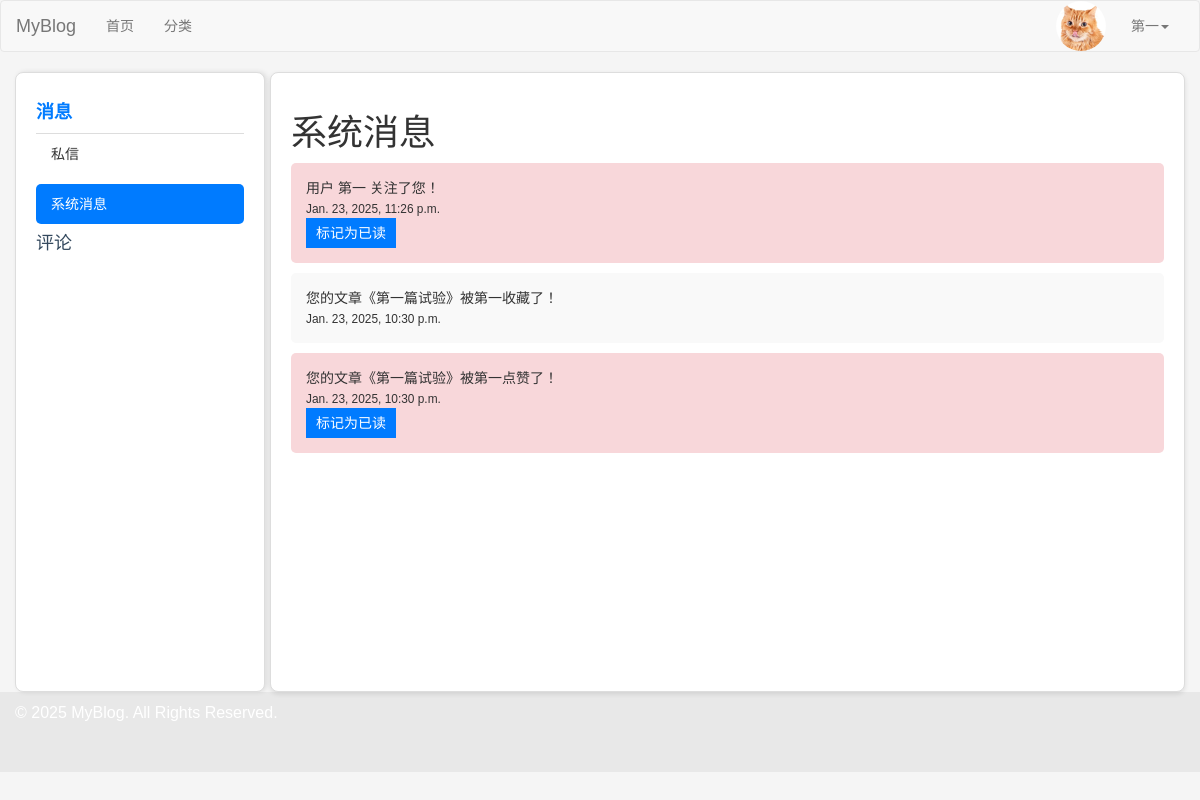
Screenshot of /users/system_messages/ (signed in) with the database file from the repository.
### users/models.py (models this page shows, shortened)
class UserProfile(models.Model):
    USER_GENDER_TYPE = (
        ('male','男'),
        ('female','女'),
    )
    owner = models.OneToOneField(User, on_delete=models.CASCADE, verbose_name='用户')
    nickname=models.CharField(verbose_name='昵称',max_length=23,blank=True,null=True)
    birthday=models.DateTimeField(verbose_name='生日',blank=True,null=True)
    gender=models.CharField(verbose_name='性别', choices=USER_GENDER_TYPE,max_length=6,default='male')
    image=models.ImageField(verbose_name='用户头像',upload_to=user_avatar_upload_to,default='image/default.jpg',max_length=255)
    desc=models.TextField(verbose_name='个人简介',max_length=200,blank=True,default='')
    signature=models.CharField(verbose_name='个性签名',max_length=50,blank=True,default='')

class SystemMessage(models.Model):
    content = models.TextField(verbose_name="消息内容")
    sent_at = models.DateTimeField(auto_now_add=True, verbose_name="发送时间")
    is_read = models.BooleanField(default=False, verbose_name="是否已读")
    recipient = models.ForeignKey(User, related_name='system_messages', on_delete=models.CASCADE,
                                  verbose_name="接收用户")
    class Meta:
        verbose_name = "系统消息"
        verbose_name_plural = "系统消息"
        ordering = ['-sent_at']  # 按发送时间倒序排列

### users/views/users.py (the view)
# urls.py: path('system_messages/', users.system_message_page, name='system_message'),
@login_required
def system_message_page(request):
    system_messages = SystemMessage.objects.filter(recipient=request.user).order_by('-sent_at')
    context = {
        'system_messages': system_messages,
        'active_menu': 'message',
        'active_link': 'system-message'
    }
    return render(request, 'users/system_message_page.html', context)

### users/templates/users/system_message_page.html (shortened to what this page needs)
{% extends 'layout/message.html' %}
{% block user_content %}
    <h1>系统消息</h1>
    <div class="system-message-list">
        {% for message in system_messages %}
            <div class="system-message-item{% if not message.is_read %} unread{% endif %}">
                <div class="message-content">
                    <p>{{ message.content }}</p>
                    <small>{{ message.sent_at }}</small>
                </div>
                {% if not message.is_read %}
                    <button onclick="mark_as_read({{ message.id }})">标记为已读</button>
                {% endif %}
            </div>
        {% endfor %}
    </div>
{% endblock %}

### blog/templates/layout/base.html (shortened to what this page needs)
{% load static %}
{% load category %}
<!DOCTYPE html>
<html lang="en">
<head>
    <link rel="stylesheet" href="{% static 'plugin/bootstrap/css/bootstrap.css' %}">
    <link rel="stylesheet" href="{% static 'plugin/font-awesome/css/font-awesome.min.css' %}">
    <link rel="stylesheet" href="{% static 'css/blog.css' %}">
    <link href="https://cdn.quilljs.com/1.3.6/quill.snow.css" rel="stylesheet">
    <link href="{% static 'plugin/bootstrap-datepicker-1.10.0/dist/css/bootstrap-datepicker.min.css' %}"
          rel="stylesheet">
    <link rel="stylesheet" href="{% static 'plugin/bootstrap-select-1.13.14/dist/css/bootstrap-select.min.css' %}">
    <link rel="stylesheet" href="{% static 'plugin/select2-develop/dist/css/select2.min.css' %}">
    {% block css %}
    {% endblock %}
</head>
<body>
<nav class="navbar navbar-default">
    <div class="container-fluid">
        <div class="navbar-header">
            <a class="navbar-brand" href="{% url 'blog:index' %}">MyBlog</a>
        </div>
        <div class="collapse navbar-collapse" id="bs-example-navbar-collapse-1">
            <ul class="nav navbar-nav">
                <li><a href="{% url 'blog:index' %}">首页<span class="sr-only">(current)</span></a></li>
                <li><a href="{% url 'blog:category_list' %}">分类</a></li>
            </ul>
            <ul class="nav navbar-nav navbar-right">
                {% if request.user.is_authenticated %}
                    <li class="user-avatar">
                        <img src="{{ request.user.userprofile.image.url }}" alt="User Avatar" class="avatar-img">
                    </li>
                    <li class="dropdown">
                        <a href="#" class="dropdown-toggle" data-toggle="dropdown" role="button" aria-haspopup="true"
                           aria-expanded="false">
                            {{ request.user.username }}<span class="caret"></span>
                        </a>
                    </li>
                {% else %}
                    <li><a href="{% url 'users:login' %}">登录</a></li>
                    <li><a href="{% url 'users:register' %}" target="_blank">注册</a></li>
                {% endif %}
            </ul>
        </div>
    </div>
</nav>
{% block content %}{% endblock %}
{% block footer %}
    <footer class="footer">
        <div class="container text-center">
            <p>© 2025 MyBlog. All Rights Reserved.</p>
            <div class="social-icons">
                <a href="#" class="social-icon"><i class="fa fa-facebook"></i></a>
                <a href="#" class="social-icon"><i class="fa fa-twitter"></i></a>
                <a href="#" class="social-icon"><i class="fa fa-linkedin"></i></a>
                <a href="#" class="social-icon"><i class="fa fa-instagram"></i></a>
            </div>
        </div>
    </footer>
{% endblock %}
</body>
</html>

### static/css/blog.css (style rules this page uses)
.user-avatar { display: inline-block; vertical-align: middle; margin-right: 10px; }
.avatar-img { width: 50px; height: 50px; border-radius: 50%; object-fit: cover; }
.footer { background-color: #E8E8E8; color: #fff; padding: 10px 0; font-family: 'Arial', sans-serif; text-align: center; height: 80px; }
.footer p { font-size: 16px; margin-bottom: 5px; }
.social-icons { margin-top: 5px; }
.social-icon { margin: 0 10px; color: #fff; font-size: 20px; transition: color 0.3s ease; }

### static/css/user.css (style rules this page uses)
body { font-family: Arial, sans-serif; margin: 0; padding: 0; background-color: #f9f9f9; }
.container { display: flex; }

### blog/templates/layout/message.html (style rules this page uses)
body { font-family: 'Arial', sans-serif; background-color: #f5f5f5; margin: 0; padding: 0; }
.container { display: flex; flex-direction: row; padding: 0; }

### users/templates/users/system_message_page.html (style rules this page uses)
.system-message-item { padding: 15px; background-color: #f9f9f9; margin-bottom: 10px; border-radius: 5px; }
.system-message-item.unread { background-color: #f8d7da; }
.message-content p { margin: 0; }
button { padding: 5px 10px; background-color: #007bff; color: white; border: none; cursor: pointer; }

### rows the page displays
SystemMessage: content "用户 第一 关注了您！", sent_at "Jan. 23, 2025, 11:26 p.m."
SystemMessage: content "您的文章《第一篇试验》被第一收藏了！", sent_at "Jan. 23, 2025, 10:30 p.m."
SystemMessage: content "您的文章《第一篇试验》被第一点赞了！", sent_at "Jan. 23, 2025, 10:30 p.m."

### other values shown
{{ request.user.username }} "第一"
